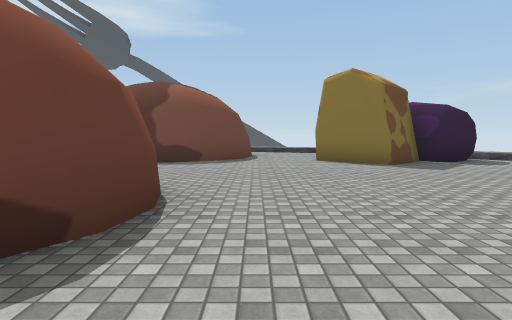
view 1 (above)

14 first-person views from a walk through a Unity game level. The camera is 1.3 m above the floor, tilts 4° down and sees 75° across. The floor is counted in squares, 2 m on a side. Each view is taken from the middle of a square. On the plan, view 1 faces up. The plan holds only what a view shows up to about 10 squares ahead; the rest is blank. The place goes on beyond the plan. Some surface patterns are stand-ins.

view 2
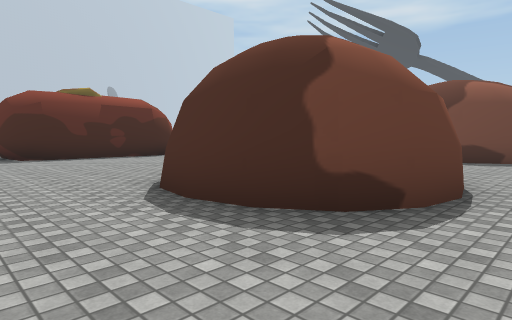

view 3
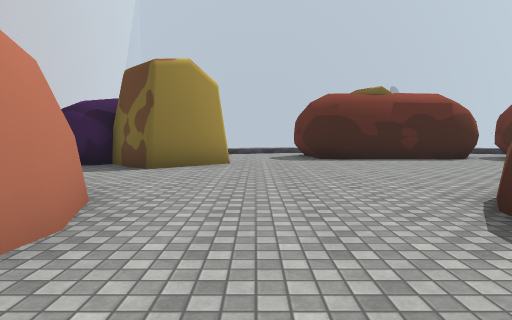

view 4
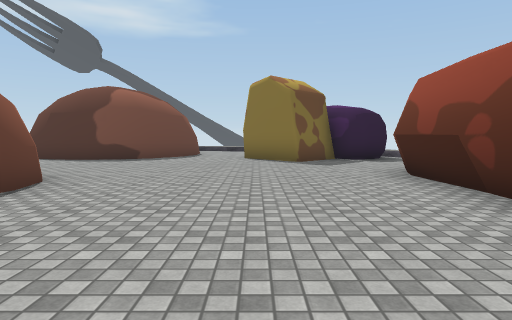

view 5
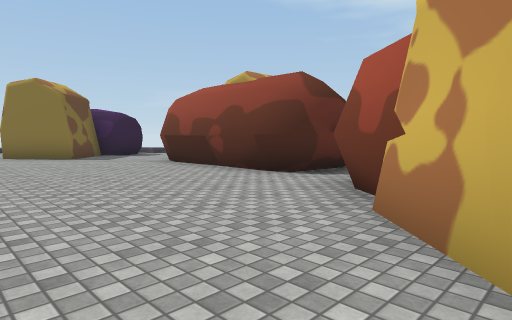

view 6
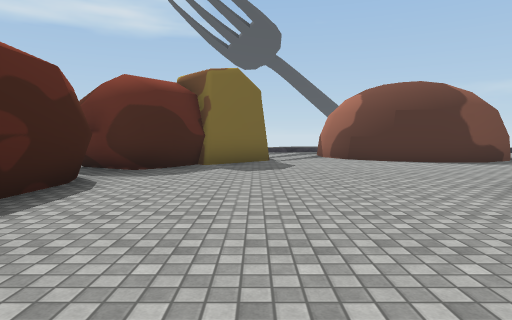

view 7
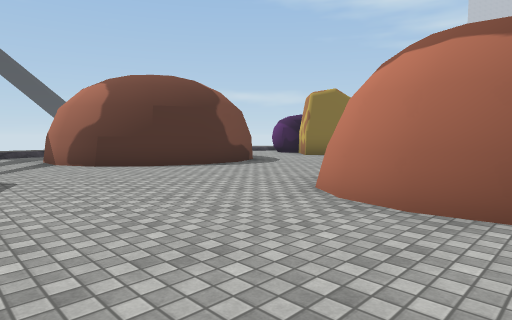

view 8
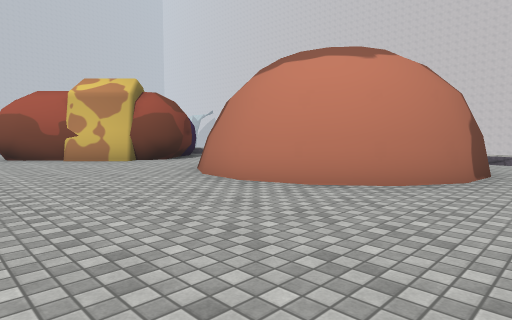

view 9
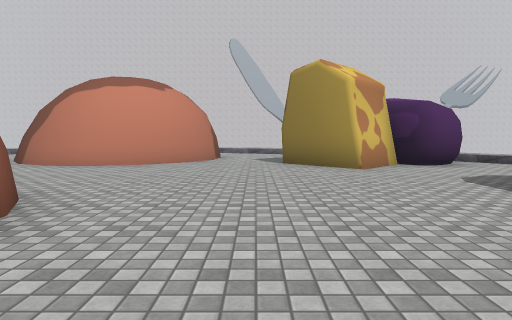

view 10
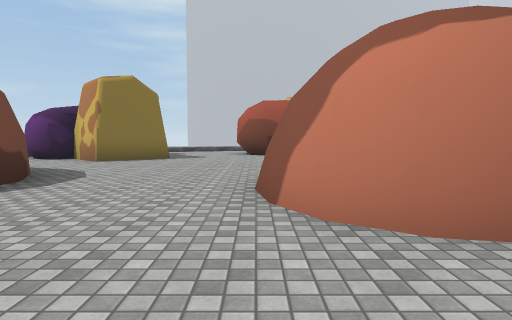

view 11
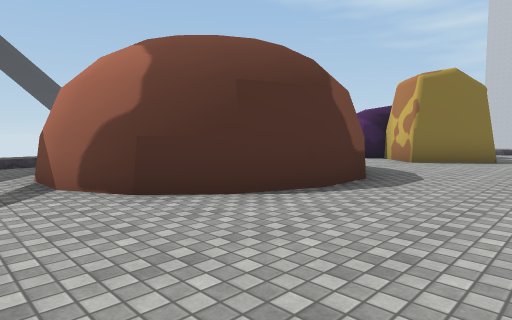

view 12
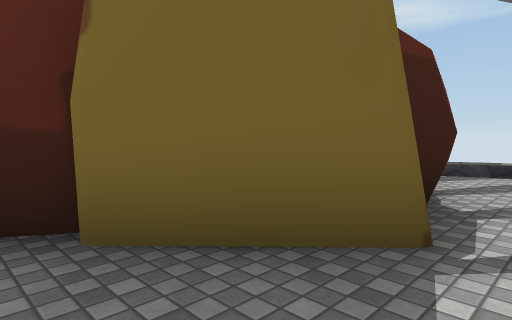

view 13
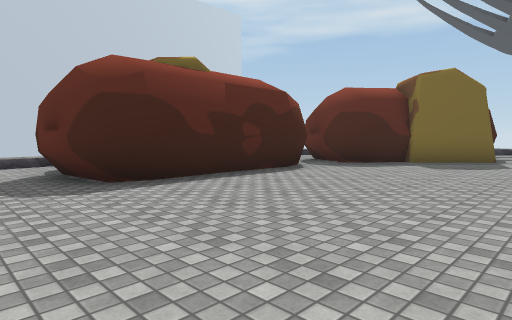

view 14
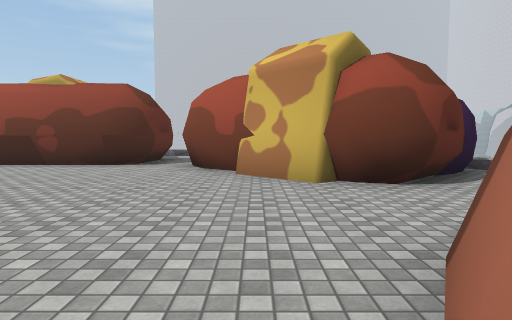

### Floor plan
Key: @ floor where view 1 was taken; # wall or solid block; . floor; / step, stairs or slope; ^ raised ledge; v drop or lower ground; O other object.
Columns run from 13 left of view 1 to 7 right of it. Each row starts with its distance up from view 1.
 14      v
 13      .
 12      ...#       #
 11      #..#     ..#
 10      #..##  #...#   v
  9     ##...####..#####/
  8    ##...........O...
  7  ###................
  6   #...............^
  5   #...............#
  4   #......###......#
  3   #.....#####.....#
  2   #......###......#
  1  ##...............##
  0  .^..........@.....#
 -1  ................#
 -2  ...#...........##
 -3 /##O##...###...O
 -4 v#  #...## ##..#
 -5     #...#     .##
 -6        .       .##
 -7                 /v

Positions as (right, up) in squares from view 1, and headings:
1: (0, 0), facing up
2: (0, -1), facing up-left
3: (-1, -1), facing left
4: (2, -1), facing up
5: (0, -3), facing up-right
6: (-8, 0), facing up
7: (-8, 2), facing up-right
8: (-7, 1), facing down-right
9: (-7, 5), facing down
10: (-7, 5), facing right
11: (-7, 6), facing up-right
12: (-7, 7), facing up-left
13: (-6, -1), facing up-left
14: (-3, -2), facing right
